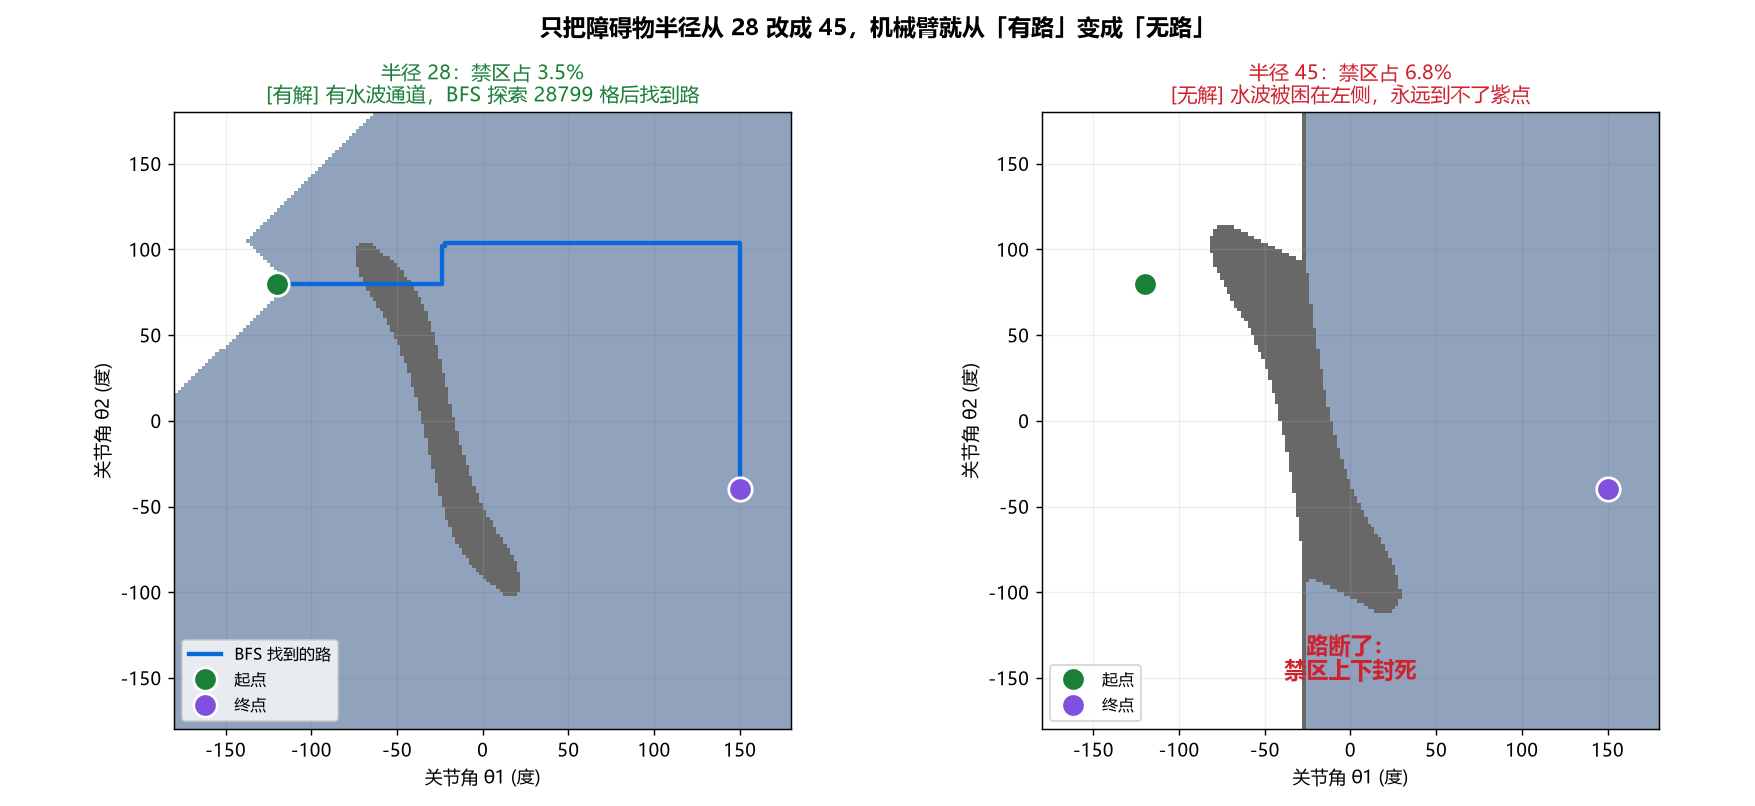

Write Python code to recreate this figure.
# -*- coding: utf-8 -*-
"""
第 2 课 加餐：障碍物半径 28 vs 45
=====================================
同一个机械臂、同一个起点终点，只改障碍物大小，结果一个能走通、一个走不通。
这张图同时把两件事讲明白：
  1. BFS 到底在干什么（看浅蓝色"水波"扩到哪）
  2. 为什么障碍物一大，路就被切断了

运行： python lesson2_radius_compare.py
"""

import numpy as np
import matplotlib.pyplot as plt
from collections import deque

plt.rcParams["font.sans-serif"] = ["Microsoft YaHei", "SimHei"]
plt.rcParams["axes.unicode_minus"] = False

# ---------------- 固定参数 ----------------
L1, L2 = 140.0, 110.0
OX, OY = 170.0, 80.0
START = (-120.0, 80.0)
GOAL  = (150.0, -40.0)
RES = 2.0


def forward_kinematics(t1d, t2d):
    t1 = np.radians(t1d)
    t12 = np.radians(t1d + t2d)
    elbow = (L1 * np.cos(t1), L1 * np.sin(t1))
    end = (elbow[0] + L2 * np.cos(t12), elbow[1] + L2 * np.sin(t12))
    return elbow, end


def dist_point_to_segment(px, py, ax, ay, bx, by):
    abx, aby = bx - ax, by - ay
    L = abx ** 2 + aby ** 2
    if L == 0:
        return np.hypot(px - ax, py - ay)
    t = max(0.0, min(1.0, ((px - ax) * abx + (py - ay) * aby) / L))
    qx, qy = ax + t * abx, ay + t * aby
    return np.hypot(px - qx, py - qy)


def build_grid(r):
    n = int(360 / RES)
    grid = np.zeros((n, n), dtype=bool)
    margin = 3.0
    for i in range(n):
        t1 = -180.0 + i * RES
        for j in range(n):
            t2 = 180.0 - j * RES
            elbow, end = forward_kinematics(t1, t2)
            h1 = dist_point_to_segment(OX, OY, 0, 0, elbow[0], elbow[1]) < r + margin
            h2 = dist_point_to_segment(OX, OY, elbow[0], elbow[1], end[0], end[1]) < r + margin
            grid[i, j] = h1 or h2
    return grid


def angles_to_cell(t1, t2):
    return int(round((t1 + 180.0) / RES)), int(round((180.0 - t2) / RES))


def cell_to_angles(i, j):
    return -180.0 + i * RES, 180.0 - j * RES


def bfs(grid, sc, gc):
    """返回 (路径 or None, 探索格子数, 被访问到的格子掩码)"""
    visited = np.zeros_like(grid, dtype=bool)
    prev = {}
    q = deque([sc])
    visited[sc] = True
    explored = 0
    while q:
        cur = q.popleft()
        explored += 1
        if cur == gc:
            path = [cur]
            while cur in prev:
                cur = prev[cur]
                path.append(cur)
            return path[::-1], explored, visited
        i, j = cur
        for di, dj in ((1, 0), (-1, 0), (0, 1), (0, -1)):
            ni, nj = i + di, j + dj
            if 0 <= ni < grid.shape[0] and 0 <= nj < grid.shape[1]:
                if not visited[ni, nj] and not grid[ni, nj]:
                    visited[ni, nj] = True
                    prev[(ni, nj)] = (i, j)
                    q.append((ni, nj))
    return None, explored, visited


# ---------------- 对两个半径各算一遍 ----------------
fig, axes = plt.subplots(1, 2, figsize=(13.5, 6.2))
EXTENT = [-180, 180, -180, 180]

for ax, r in zip(axes, [28.0, 45.0]):
    grid = build_grid(r)
    sc, gc = angles_to_cell(*START), angles_to_cell(*GOAL)
    path, explored, visited = bfs(grid, sc, gc)

    # 第一层：禁区（灰黑）
    ax.imshow(grid.T[:, ::-1], extent=EXTENT, origin="lower",
              cmap="Greys", vmin=0, vmax=1.5, interpolation="nearest", zorder=1)

    # 第二层：BFS 已经探索过的自由区域（浅蓝"水波"）
    vis = visited.T[:, ::-1].astype(float)
    ax.imshow(np.ma.masked_where(vis == 0, vis), extent=EXTENT, origin="lower",
              cmap="Blues", vmin=0, vmax=1, alpha=0.45,
              interpolation="nearest", zorder=2)

    # 第三层：路径 / 起终点
    if path is not None:
        pts = [cell_to_angles(i, j) for i, j in path]
        ax.plot([p[0] for p in pts], [p[1] for p in pts], "-",
                color="#0969da", lw=2.4, zorder=4, label="BFS 找到的路")
    ax.plot(*START, "o", color="#1a7f37", ms=13, mec="white", mew=1.5, zorder=5, label="起点")
    ax.plot(*GOAL, "o", color="#8250df", ms=13, mec="white", mew=1.5, zorder=5, label="终点")

    ax.set_xlabel("关节角 θ1 (度)")
    ax.set_ylabel("关节角 θ2 (度)")
    ax.grid(alpha=0.2, zorder=0)
    ax.legend(loc="lower left", fontsize=9)

    ratio = grid.mean() * 100
    if path is not None:
        title = (f"半径 {r:.0f}：禁区占 {ratio:.1f}%\n"
                 f"[有解] 有水波通道，BFS 探索 {explored} 格后找到路")
        ax.set_title(title, color="#1a7f37", fontsize=11)
    else:
        title = (f"半径 {r:.0f}：禁区占 {ratio:.1f}%\n"
                 f"[无解] 水波被困在左侧，永远到不了紫点")
        ax.set_title(title, color="#cf222e", fontsize=11)
        ax.text(0, -150, "路断了：\n禁区上下封死", color="#cf222e",
                fontsize=12, ha="center", fontweight="bold", zorder=6)

fig.suptitle("只把障碍物半径从 28 改成 45，机械臂就从「有路」变成「无路」",
             fontsize=13, fontweight="bold")
fig.tight_layout()
fig.savefig("lesson2_radius_compare.png", dpi=130)
print("已保存 lesson2_radius_compare.png")
print()
print("读图要点：浅蓝色 = BFS 已经'探索过'的区域（像水波扩散）；")
print("禁区（黑色）会挡住水波。水波能绕过去碰到紫点，就有路；被彻底挡住，就无解。")
